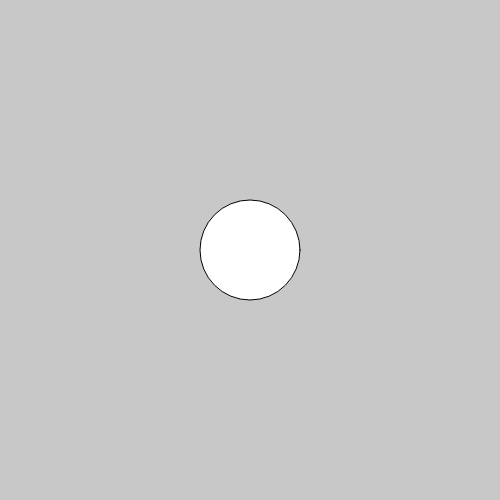
Frame 1 (no input)
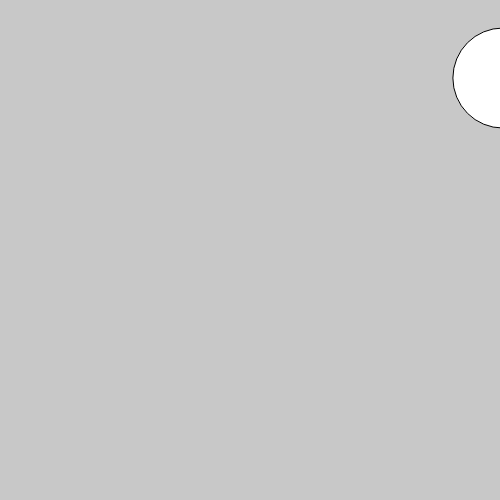
Frame 60 (no input)
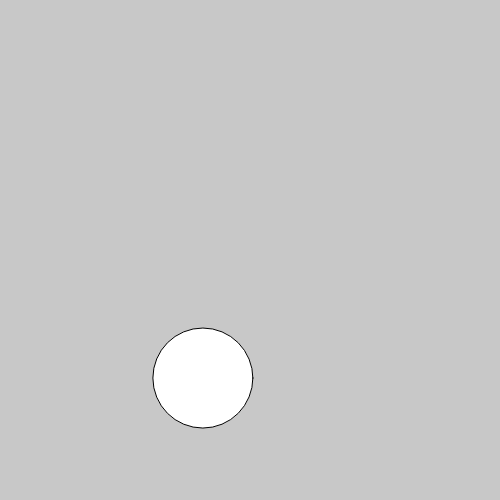
Frame 120 (the mouse pressed at the canvas centre since frame 60)

The p5.js sketch that drew these frames (run headless with seeded random() and noise() and a simulated clock; from frame 60 on, the mouse is pressed at the canvas centre):

// p5.js sketch
// ── sketch.js
function setup(){
    createCanvas(500, 500);
    background(200);
   xSpeed = random(-10, 10);
    ySpeed = random(-10, 10);
}

var x = 250; 
var y = 250;
var xSpeed;
var ySpeed;
function draw(){
    background(200);
    ellipse(x, y, 100, 100);
  
 x = x+xSpeed; 
y=y+ySpeed; 
if (x>=500){
    xSpeed = -5;
}
else if (x<=0){
    xSpeed =5;
}

if (y>=500){
    ySpeed = -5;
}
else if (y<=0){
    ySpeed=5;
}

   


}

// ── drawloop.html
<html>
    <head>
        <script
        src = "https://cdnjs.cloudflare.com/ajax/libs/p5.js/0.5.11/p5.js"></script> 
        <script src = "./pong.js"></script>
    <head>

    <body>
    </body>

    </html> 
// ── pong.js
function setup(){
    createCanvas(500, 500);
    background(200);
   xSpeed = random(-10, 10);
    ySpeed = random(-10, 10);
    xRect = 5;
}

var xRect; 
var xR; 

function mouseDragged() {
  xR = xR + xRect;
 
 if(xR>=500 && xR>=250){
     xR=xRect -5;
 }
 else if (xR<=0 && xR<250){
     xR = xRect + 5; 
 }
}









var x = 250; 
var y = 250;

var xSpeed;
var ySpeed;
function draw(){
    background(200);
    ellipse(x, y, 100, 100);
    rect(xR, 490, 80, 5);
  
 x = x+xSpeed; 
y=y+ySpeed; 
if (x>=500){
    xSpeed = -5;
}
else if (x<=0){
    xSpeed =5;
}

if (y>=500){
    ySpeed = -5;
}
else if (y<=0){
    ySpeed=5;
}

   

}
